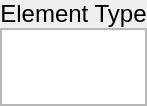
<?xml version="1.0" encoding="UTF-8"?>
<ui version="4.0">
 <class>draft_element_type</class>
 <widget class="QWidget" name="draft_element_type">
  <property name="geometry">
   <rect>
    <x>0</x>
    <y>0</y>
    <width>140</width>
    <height>106</height>
   </rect>
  </property>
  <property name="windowTitle">
   <string>Form</string>
  </property>
  <layout class="QVBoxLayout" name="verticalLayout">
   <property name="spacing">
    <number>0</number>
   </property>
   <property name="leftMargin">
    <number>0</number>
   </property>
   <property name="topMargin">
    <number>0</number>
   </property>
   <property name="rightMargin">
    <number>0</number>
   </property>
   <property name="bottomMargin">
    <number>0</number>
   </property>
   <item>
    <widget class="QPushButton" name="draft_element">
     <property name="font">
      <font>
       <family>Arial</family>
       <pointsize>18</pointsize>
      </font>
     </property>
     <property name="styleSheet">
      <string notr="true">border: 0px</string>
     </property>
     <property name="text">
      <string>Element Type</string>
     </property>
     <property name="default">
      <bool>false</bool>
     </property>
     <property name="flat">
      <bool>true</bool>
     </property>
    </widget>
   </item>
   <item>
    <widget class="QScrollArea" name="draft_scrollbar">
     <property name="locale">
      <locale language="English" country="Germany"/>
     </property>
     <property name="frameShadow">
      <enum>QFrame::Plain</enum>
     </property>
     <property name="lineWidth">
      <number>0</number>
     </property>
     <property name="horizontalScrollBarPolicy">
      <enum>Qt::ScrollBarAlwaysOff</enum>
     </property>
     <property name="widgetResizable">
      <bool>true</bool>
     </property>
     <widget class="QWidget" name="scrollAreaWidgetContents">
      <property name="geometry">
       <rect>
        <x>0</x>
        <y>0</y>
        <width>138</width>
        <height>83</height>
       </rect>
      </property>
      <property name="locale">
       <locale language="English" country="Germany"/>
      </property>
      <layout class="QHBoxLayout" name="horizontalLayout">
       <property name="spacing">
        <number>0</number>
       </property>
       <property name="leftMargin">
        <number>0</number>
       </property>
       <property name="topMargin">
        <number>0</number>
       </property>
       <property name="rightMargin">
        <number>0</number>
       </property>
       <property name="bottomMargin">
        <number>0</number>
       </property>
       <item>
        <widget class="QTableWidget" name="tableWidget"/>
       </item>
      </layout>
     </widget>
    </widget>
   </item>
  </layout>
 </widget>
 <resources/>
 <connections/>
</ui>
